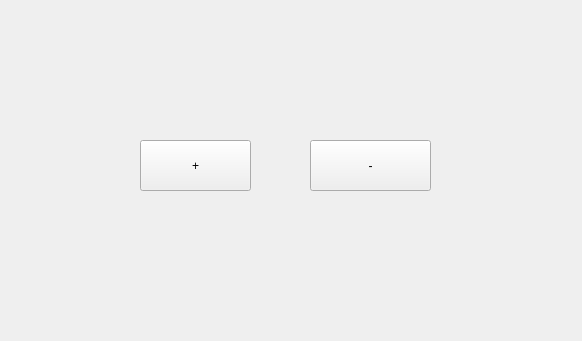
<?xml version="1.0" encoding="UTF-8"?>
<ui version="4.0">
 <class>Widget</class>
 <widget class="QWidget" name="Widget">
  <property name="geometry">
   <rect>
    <x>0</x>
    <y>0</y>
    <width>582</width>
    <height>341</height>
   </rect>
  </property>
  <property name="windowTitle">
   <string>Widget</string>
  </property>
  <widget class="QPushButton" name="pushButton_add">
   <property name="geometry">
    <rect>
     <x>140</x>
     <y>140</y>
     <width>111</width>
     <height>51</height>
    </rect>
   </property>
   <property name="text">
    <string>+</string>
   </property>
  </widget>
  <widget class="QPushButton" name="pushButton_sub">
   <property name="geometry">
    <rect>
     <x>310</x>
     <y>140</y>
     <width>121</width>
     <height>51</height>
    </rect>
   </property>
   <property name="text">
    <string>-</string>
   </property>
  </widget>
 </widget>
 <resources/>
 <connections/>
</ui>
